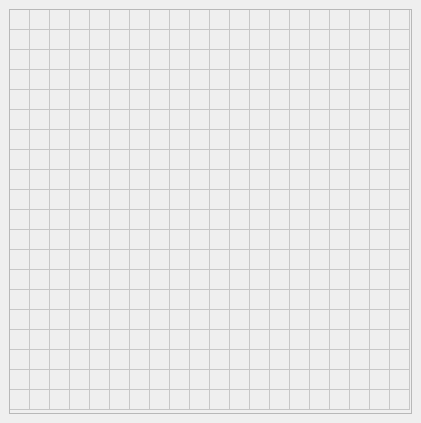
<?xml version="1.0" encoding="UTF-8"?>
<ui version="4.0">
 <class>FullTable</class>
 <widget class="QMainWindow" name="FullTable">
  <property name="geometry">
   <rect>
    <x>0</x>
    <y>0</y>
    <width>421</width>
    <height>423</height>
   </rect>
  </property>
  <property name="windowTitle">
   <string>MainWindow</string>
  </property>
  <widget class="QWidget" name="centralwidget">
   <layout class="QGridLayout" name="gridLayout">
    <item row="0" column="0">
     <widget class="QTableWidget" name="tableWidget">
      <property name="enabled">
       <bool>false</bool>
      </property>
      <property name="editTriggers">
       <set>QAbstractItemView::NoEditTriggers</set>
      </property>
      <property name="rowCount">
       <number>20</number>
      </property>
      <property name="columnCount">
       <number>20</number>
      </property>
      <attribute name="horizontalHeaderVisible">
       <bool>false</bool>
      </attribute>
      <attribute name="horizontalHeaderDefaultSectionSize">
       <number>20</number>
      </attribute>
      <attribute name="horizontalHeaderHighlightSections">
       <bool>false</bool>
      </attribute>
      <attribute name="horizontalHeaderMinimumSectionSize">
       <number>20</number>
      </attribute>
      <attribute name="verticalHeaderVisible">
       <bool>false</bool>
      </attribute>
      <attribute name="verticalHeaderDefaultSectionSize">
       <number>20</number>
      </attribute>
      <attribute name="verticalHeaderHighlightSections">
       <bool>false</bool>
      </attribute>
      <attribute name="verticalHeaderMinimumSectionSize">
       <number>20</number>
      </attribute>
      <attribute name="verticalHeaderShowSortIndicator" stdset="0">
       <bool>false</bool>
      </attribute>
      <row/>
      <row/>
      <row/>
      <row/>
      <row/>
      <row/>
      <row/>
      <row/>
      <row/>
      <row/>
      <row/>
      <row/>
      <row/>
      <row/>
      <row/>
      <row/>
      <row/>
      <row/>
      <row/>
      <row/>
      <column/>
      <column/>
      <column/>
      <column/>
      <column/>
      <column/>
      <column/>
      <column/>
      <column/>
      <column/>
      <column/>
      <column/>
      <column/>
      <column/>
      <column/>
      <column/>
      <column/>
      <column/>
      <column/>
      <column/>
     </widget>
    </item>
   </layout>
  </widget>
 </widget>
 <resources/>
 <connections/>
</ui>
